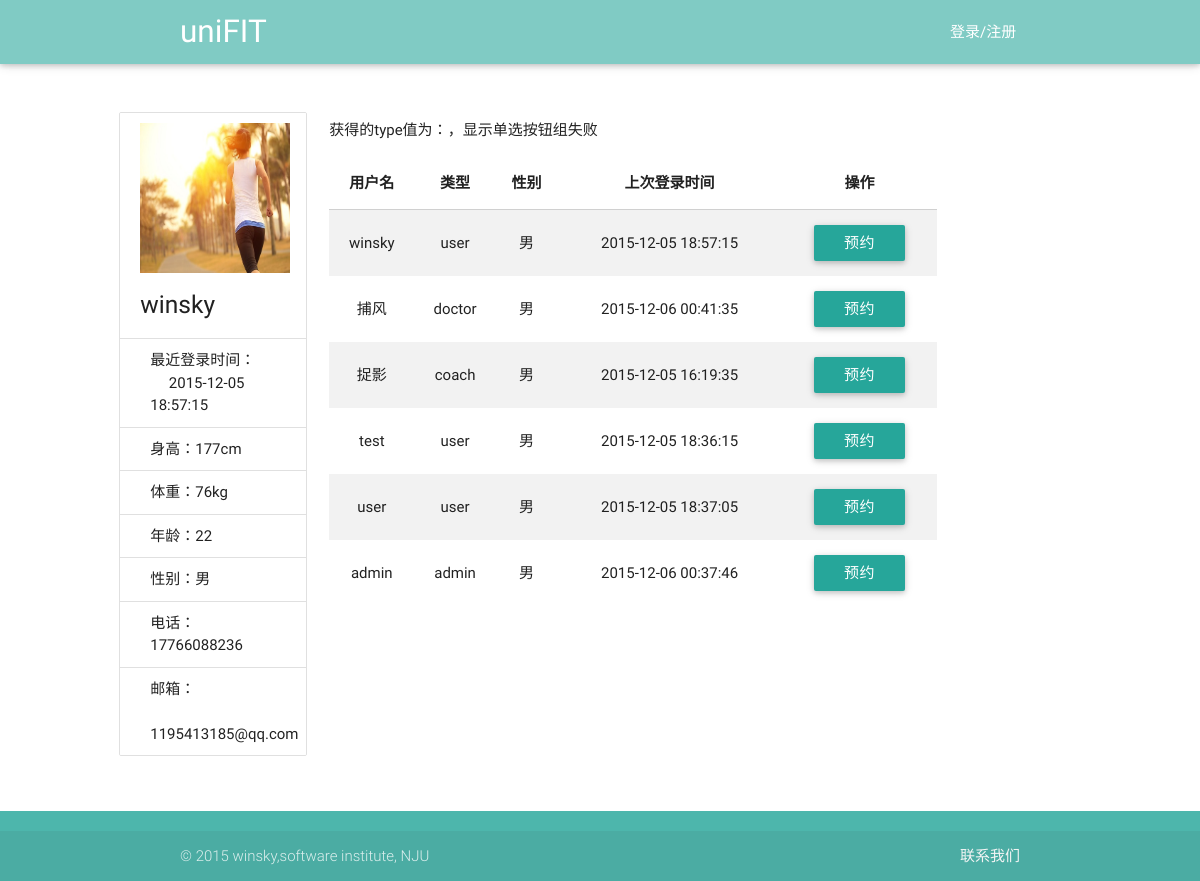
Before: /view/reserve.php?userName=winsky with the older database file.
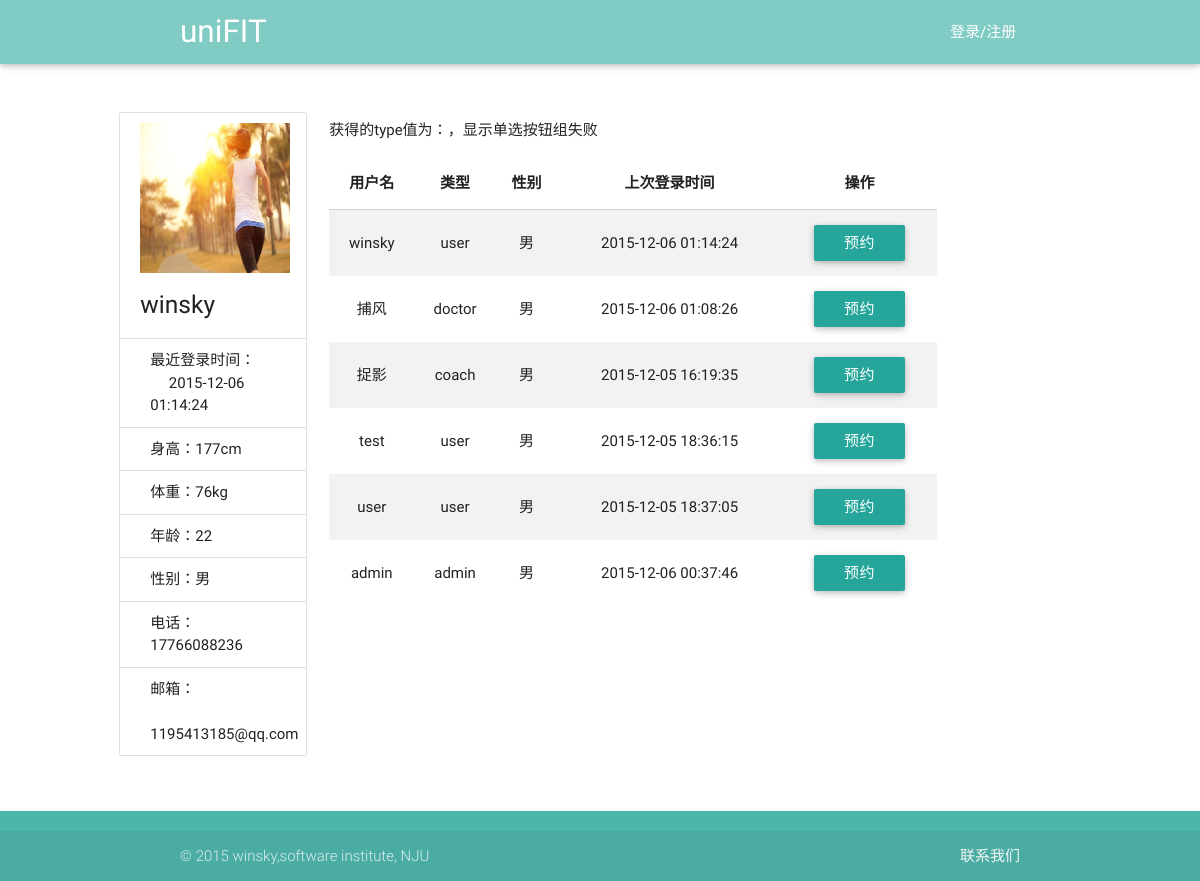
After: the same page with the newer database file.
### tables this page shows
CREATE TABLE user(id integer primary key,userName varchar(40),password int, type varchar(20) ,age int,sex varchar(20),height int,weight int,telephone varchar(40), email varchar(40),lastLoadTime date default '—');

### service/UserService.php (called while the page is built, shortened)
<?php
require_once('../utils/SqliteHelper.php');
require_once('../model/User.php');
class UserService {
    var $db_user_base_info = "user";
    var $DB = null;
    public function __construct() {
        $this->DB = new SqliteHelper('../data.db');
    }
    public function getUserList($type) {
        if ($type === 'doctor-coach') {
            $sql = "select * from " . $this->db_user_base_info . " where type ='doctor' or type='coach'";
        } else if ($type != "user" && $type != "admin" && $type != "doctor" && $type != "coach") {
            $sql = "select * from " . $this->db_user_base_info;
        } else {
            $sql = "select * from " . $this->db_user_base_info . " where type ='" . $type . "'";
        }
        return $this->DB->getList($sql);
    }
    public function getUserByName($userName) {
        $sql = "select * from " . $this->db_user_base_info . " where userName='" . $userName . "' limit 1";
        $result = $this->DB->getList($sql);
        if (sizeof($result) > 0) {
            $rt = $result[0];
            $password = $rt["password"];
            $type = $rt["type"];
            $age = $rt["age"];
            $sex = $rt["sex"];
            $height = $rt["height"];
            $weight = $rt["weight"];
            $telephone = $rt["telephone"];
            $email = $rt["email"];
            $lastLoadTime = $rt["lastLoadTime"];
            $user = new User($userName, $age, $sex, $type, $password, $height, $weight, $email, $telephone);
            $user->setLastLoadTime($lastLoadTime);
        }
        return $user;
    }
}

### utils/SqliteHelper.php (called while the page is built, shortened)
<?php
class SqliteHelper {
    function __construct($file) {
        try {
            $this->conn = new PDO('sqlite:' . $file);
        } catch (PDOException $e) {
            try {
                $this->conn = new PDO('sqlite2:' . $file);
            } catch (PDOException $e) {
                exit('error!');
            }
        }
    }
    function __destruct() {
        $this->conn = null;
    }
    function query($sql) {
        return $this->conn->query($sql);
    }
    function getList($sql) {
        $recordList = array();
        foreach ($this->RecordArray($sql) as $rstmp) {
            $recordList[] = $rstmp;
        }
        return $recordList;
    }
    function RecordArray($sql) {
        return $this->query($sql)->fetchAll();
    }
}

### model/User.php (called while the page is built, shortened)
<?php
class User {
    private $telephone = "";
    private $email = "";
    private $age = "";
    private $sex = "";
    private $height = "";
    private $weight = "";
    private $lastLoadTime="";
    public function __construct($userName, $age, $sex, $type, $password, $height, $weight, $email, $telephone) {
        $this->telephone = $telephone;
        $this->email = $email;
        $this->age = $age;
        $this->sex = $sex;
        $this->height = $height;
        $this->weight = $weight;
    }
    public function getTelephone() {
        return $this->telephone;
    }
    public function getEmail() {
        return $this->email;
    }
    public function getAge() {
        return $this->age;
    }
    public function getSex() {
        return $this->sex;
    }
    public function getHeight() {
        return $this->height;
    }
    public function getWeight() {
        return $this->weight;
    }
    public function getLastLoadTime() {
        return $this->lastLoadTime;
    }
    public function setLastLoadTime($lastLoadTime) {
        $this->lastLoadTime = $lastLoadTime;
    }
}

### view/reserve.php (the view, shortened to what the changed rows need)
<!DOCTYPE html>
<html lang="en">
<head>
    <link href="../css/material_icons.css" rel="stylesheet" media="screen,projection">
    <link href="../css/materialize.css" type="text/css" rel="stylesheet" media="screen,projection"/>
    <link href="../css/style.css" type="text/css" rel="stylesheet" media="screen,projection"/>
</head>
<body onload="write_header();write_footer();">
<div class="container main row">
    <div class="col s12 l3">
        <ul class="collection with-header">
            <li class="collection-header">
                <img src="../images/back1.jpg" width="150px" height="150px">
                <?php
                $userName = $_GET["userName"];
                require_once("../service/UserService.php");
                $userService = new UserService();
                $user = $userService->getUserByName($userName);
                $lastLoadTime = $user->getLastLoadTime();
                $height = $user->getHeight() . "cm";
                $weight = $user->getWeight() . "kg";
                $age = $user->getAge();
                $sex = $user->getSex();
                $telephone = $user->getTelephone();
                $email = $user->getEmail();
                ?>
                <h5 id="userName"><?php echo $userName; ?></h5>
            </li>
            <p class="collection-item">最近登录时间：<br> &nbsp;&nbsp;&nbsp;&nbsp; <?php echo $lastLoadTime ?></p>
            <p class="collection-item">身高：<?php echo $height ?></p>
            <p class="collection-item">体重：<?php echo $weight ?></p>
            <p class="collection-item">年龄：<?php echo $age ?></p>
            <p class="collection-item">性别：<?php echo $sex ?></p>
            <p class="collection-item">电话：<?php echo $telephone ?></p>
            <p class="collection-item">邮箱： <br> &nbsp; <?php echo $email ?></p>
        </ul>
    </div>
    <div class="col s12 l9">
        <?php
        $type = $_GET["type"];
        ?>
        <div>
            <table class="striped centered responsive-table">
                <thead>
                <tr>
                    <th data-field="userName">用户名</th>
                    <th data-field="type">类型</th>
                    <th data-field="sex">性别</th>
                    <th data-field="lastLoadTime">上次登录时间</th>
                    <th data-field="action">操作</th>
                </tr>
                </thead>
                <tbody>
                <?php
                require_once("../service/UserService.php");
                $user = new UserService();
                $result = $user->getUserList($type);
                foreach ($result as $row) {
                    $userName = $row['userName'];
                    $userType = $row['type'];
                    $sex = $row['sex'];
                    $lastLoadTime = $row['lastLoadTime'];
                    ?>
                    <tr>
                        <td onclick='showDetail(this)'><?php echo $userName; ?></td>
                        <td onclick='showDetail(this)'><?php echo $userType; ?></td>
                        <td onclick='showDetail(this)'><?php echo $sex; ?></td>
                        <td onclick='showDetail(this)'><?php echo $lastLoadTime; ?></td>
                        <td>
                            <button class="btn" onclick="reverse(this);">预约</button>
                        </td>
                    </tr>
                    <?php
                }
                ?>
                </tbody>
            </table>
        </div>
    </div>
</div>
</body>
</html>

Changed rows visible on the page:
changed user "winsky": lastLoadTime "2015-12-05 18:57:15" → "2015-12-06 01:14:24"
changed user "捕风": lastLoadTime "2015-12-06 00:41:35" → "2015-12-06 01:08:26"
